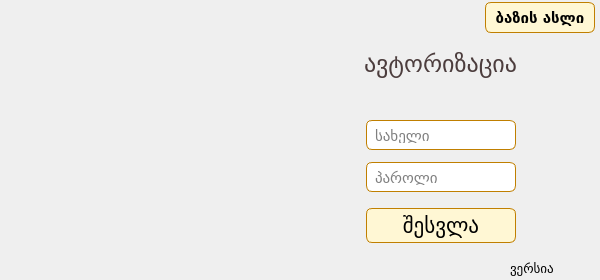
<?xml version="1.0" encoding="UTF-8"?>
<ui version="4.0">
 <class>MainWindow</class>
 <widget class="QMainWindow" name="MainWindow">
  <property name="geometry">
   <rect>
    <x>0</x>
    <y>0</y>
    <width>600</width>
    <height>280</height>
   </rect>
  </property>
  <property name="windowTitle">
   <string>MainWindow</string>
  </property>
  <property name="styleSheet">
   <string notr="true">QPushButton {
	border: 1px solid #C07F00;
	background: #FFF7D4;
	border-radius: 6px;

}

QPushButton:hover {
	border: 1px solid black;
	background-color: #FFD95A;
}
QLineEdit {
	border: 1px solid #C07F00;
	border-radius: 6px;	
	padding: 6px;
}</string>
  </property>
  <widget class="QWidget" name="centralwidget">
   <widget class="QLabel" name="authorize_label">
    <property name="geometry">
     <rect>
      <x>364</x>
      <y>48</y>
      <width>155</width>
      <height>31</height>
     </rect>
    </property>
    <property name="font">
     <font>
      <family>BPG Nino Mtavruli</family>
      <pointsize>18</pointsize>
     </font>
    </property>
    <property name="styleSheet">
     <string notr="true">color: rgb(76, 61, 61);</string>
    </property>
    <property name="text">
     <string>ავტორიზაცია</string>
    </property>
   </widget>
   <widget class="QLineEdit" name="username">
    <property name="geometry">
     <rect>
      <x>366</x>
      <y>120</y>
      <width>150</width>
      <height>30</height>
     </rect>
    </property>
    <property name="font">
     <font>
      <family>BPG Nino Mtavruli</family>
      <pointsize>11</pointsize>
     </font>
    </property>
    <property name="text">
     <string/>
    </property>
    <property name="placeholderText">
     <string>სახელი</string>
    </property>
   </widget>
   <widget class="QLineEdit" name="password">
    <property name="geometry">
     <rect>
      <x>366</x>
      <y>162</y>
      <width>150</width>
      <height>30</height>
     </rect>
    </property>
    <property name="font">
     <font>
      <family>BPG Nino Mtavruli</family>
      <pointsize>11</pointsize>
     </font>
    </property>
    <property name="text">
     <string/>
    </property>
    <property name="echoMode">
     <enum>QLineEdit::Password</enum>
    </property>
    <property name="placeholderText">
     <string>პაროლი</string>
    </property>
   </widget>
   <widget class="QPushButton" name="login_button">
    <property name="geometry">
     <rect>
      <x>366</x>
      <y>208</y>
      <width>150</width>
      <height>35</height>
     </rect>
    </property>
    <property name="font">
     <font>
      <family>BPG Nino Mtavruli</family>
      <pointsize>16</pointsize>
     </font>
    </property>
    <property name="styleSheet">
     <string notr="true"/>
    </property>
    <property name="text">
     <string>შესვლა</string>
    </property>
   </widget>
   <widget class="QLabel" name="logo">
    <property name="geometry">
     <rect>
      <x>0</x>
      <y>0</y>
      <width>281</width>
      <height>281</height>
     </rect>
    </property>
    <property name="text">
     <string/>
    </property>
    <property name="pixmap">
     <pixmap>renew_logo.jpg</pixmap>
    </property>
   </widget>
   <widget class="QLabel" name="version">
    <property name="geometry">
     <rect>
      <x>510</x>
      <y>260</y>
      <width>81</width>
      <height>16</height>
     </rect>
    </property>
    <property name="font">
     <font>
      <family>BPG Nino Mtavruli</family>
      <pointsize>10</pointsize>
     </font>
    </property>
    <property name="text">
     <string>ვერსია</string>
    </property>
   </widget>
   <widget class="QPushButton" name="database_backup">
    <property name="geometry">
     <rect>
      <x>485</x>
      <y>2</y>
      <width>110</width>
      <height>31</height>
     </rect>
    </property>
    <property name="font">
     <font>
      <family>BPG Nino Mtavruli</family>
      <pointsize>11</pointsize>
      <weight>75</weight>
      <bold>true</bold>
     </font>
    </property>
    <property name="text">
     <string>ბაზის ასლი</string>
    </property>
    <property name="icon">
     <iconset resource="../res.qrc">
      <normaloff>:/icon/icons/database_b.svg</normaloff>:/icon/icons/database_b.svg</iconset>
    </property>
   </widget>
  </widget>
 </widget>
 <resources>
  <include location="../res.qrc"/>
 </resources>
 <connections/>
</ui>
